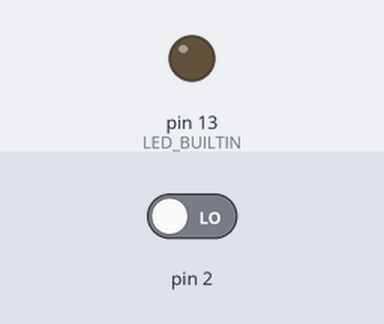
A sketch run on a simulated Arduino Uno, built with avr-gcc and run on an emulated ATmega328P. Shown: output pins drawn as LEDs (lit = HIGH). The inputs (shaded band) are chosen by the test bench; at power-on: pin 2 LOW.

Above: at 1.2 s.
1.3 s: pin 2 driven HIGH
At 1.7 s:
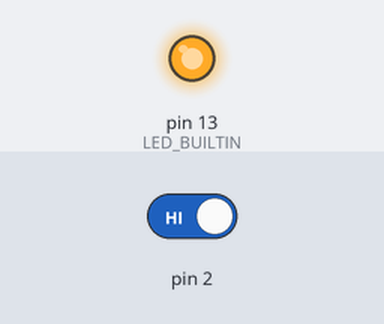
2.8 s: pin 2 driven LOW
At 4.1 s:
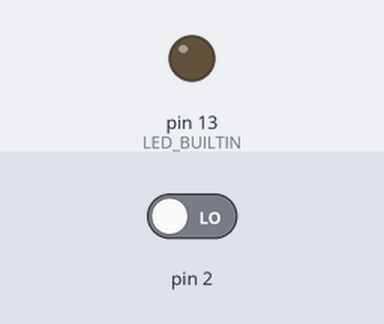
Timing chart, 0 to 5.8 s (numbered marks = the images above; inputs shaded):
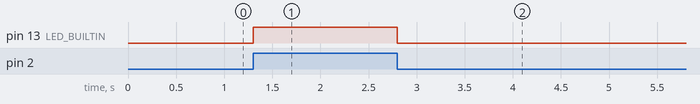

The sketch:

u1riesenie.ino
```cpp
void setup()
{
  pinMode(LED_BUILTIN, OUTPUT);
  pinMode(2, INPUT);
}

void loop()
{
  int vstup = digitalRead(2);
  if (vstup == 1)
  {
    digitalWrite(LED_BUILTIN, HIGH);
  }
  else
  {
    digitalWrite(LED_BUILTIN, LOW);
  }
}


/*
// Mozeme aj takto:
void loop()
{
  if (digitalRead(2) == 1)
  {
    digitalWrite(LED_BUILTIN, HIGH);
  }
  else
  {
    digitalWrite(LED_BUILTIN, LOW);
  }
}

// Alebo takto, pretoze HIGH je konstanta rovna 1, LOW rovna 0,
// LED_BUILTIN = 13
// digitalRead vracia hodnotu 0 alebo 1
void loop()
{
  digitalWrite(LED_BUILTIN, digitalRead(2));
}

*/
```

Measured:
- after the input at 1.3 s, pin 13 (LED_BUILTIN): LOW → HIGH at once
- after the input at 2.8 s, pin 13 (LED_BUILTIN): HIGH → LOW at once
